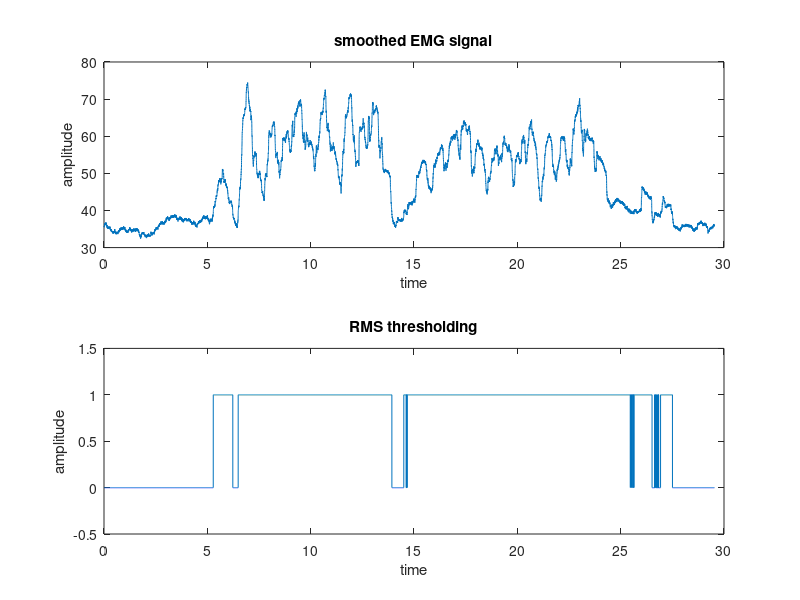
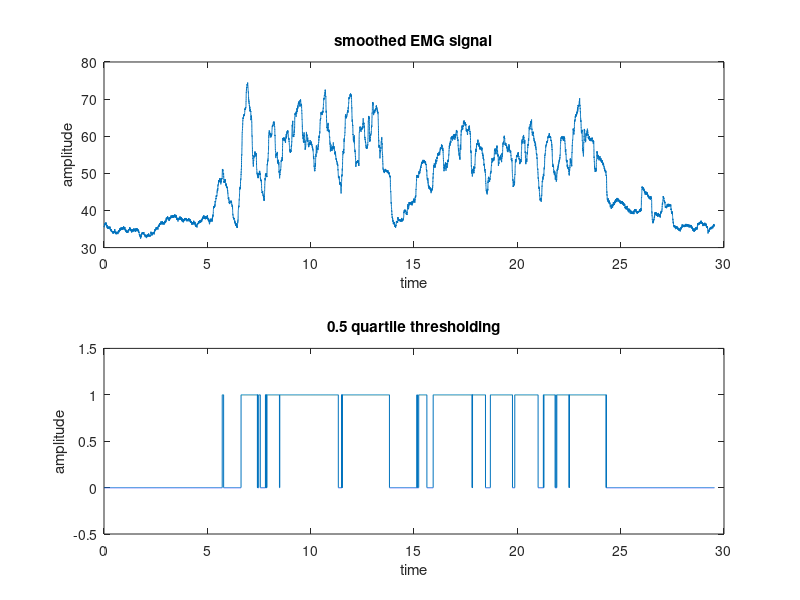
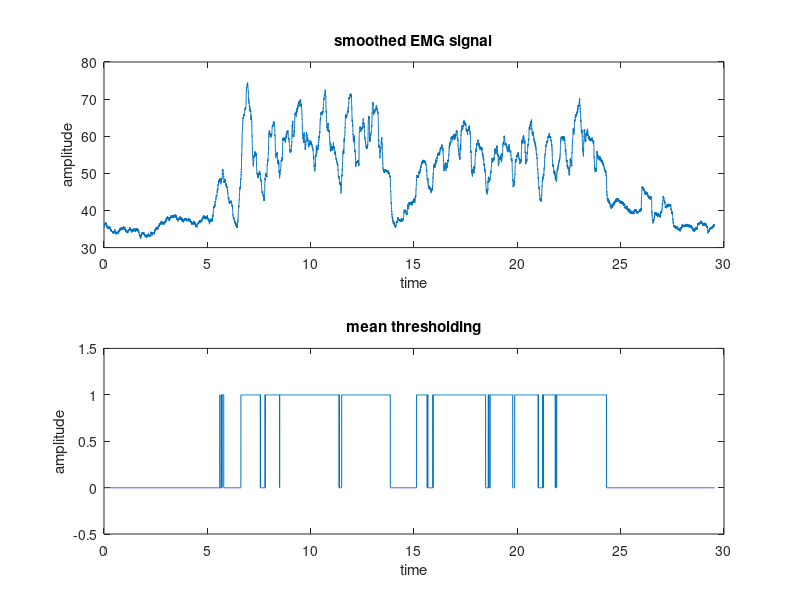

Source code (MATLAB) for these figures, in order: (Note: this script raises an error after producing the figures.)
clc
clear
close all
%% load data
EMG = load('sample.mat');
ch_name = EMG.sources;
data=EMG.datablock1.data;
Fs=EMG.sampfreq;
[L, chanel] = size(data);
t = (1:L)/Fs;

%% preprocessing
% zero mean and rectified signal
mu = mean(data(1:5*Fs,:));
MAV = abs(data-mu);

% signal smoothing with MA filter
window=500;        %% sample equivalant to window/Fs second
for i = 1:chanel
    EMG = MAV(:,i);
    for j = 1:L - window
        MA(j,i)= mean(EMG(j:j+window));
    end
end
%% identifying activation of EMG muscle based on three method of RMS, quartile and mean thresholding
% RMS thresholding
L2= length(MA);
for i=1:chanel
    window = 200;
    for j=1:floor(L2/window)-1
        mu(j) = sqrt(mean(MA(1+(j-1)*window: window*j,i).^2));
    end
    MU(i) = mean(mu);
end
threshold = MU*0.8;

for i=1:chanel
    for j= 1:L2
        if MA(j,i)>threshold(i)
            RMS_T(j,i)=1;
        else
            RMS_T(j,i)=0;
        end
    end
end
% figure(1)
subplot(2,1,1)
plot((1:length(MA(:,1)))/Fs, MA(:,1))
title("smoothed EMG signal")
xlabel("time")
ylabel("amplitude")
subplot(2,1,2)
plot((1:length(RMS_T(:,1)))/Fs, RMS_T(:,1))
ylim([-0.5,1.5])
xlabel("time")
ylabel("amplitude")
title("RMS thresholding")

        
% quartile threshold
Q_threshold = 0.50;
Quartile = quantile(MA,Q_threshold);

for i=1:chanel
    for j= 1:L2
        if MA(j,i)>Quartile(i)
            Q_T(j,i)=1;
        else
            Q_T(j,i)=0;
        end
    end
end

figure(2)
subplot(2,1,1)
plot((1:length(MA(:,1)))/Fs, MA(:,1))
title("smoothed EMG signal")
xlabel("time")
ylabel("amplitude")
subplot(2,1,2)
plot((1:length(Q_T(:,1)))/Fs, Q_T(:,1))
ylim([-0.5,1.5])
xlabel("time")
ylabel("amplitude")
title([num2str(Q_threshold)," quartile thresholding"])


% mean threshold
Mean = mean(MA);
for i=1:chanel
    for j= 1:L2
        if MA(j,i)>Mean(i)
            m_T(j,i)=1;
        else
            m_T(j,i)=0;
        end
    end
end

figure(3)
subplot(2,1,1)
plot((1:length(MA(:,1)))/Fs, MA(:,1))
title("smoothed EMG signal")
xlabel("time")
ylabel("amplitude")
subplot(2,1,2)
plot((1:length(m_T(:,1)))/Fs, m_T(:,1))
ylim([-0.5,1.5])
xlabel("time")
ylabel("amplitude")
title("mean thresholding")

%% feature extraction:
% The first muscle to be activated at the beginning and the last muscle to be inactive
% duration of active time of muscle
% mean of EMG activity

offset = [];
onset = [];
for i= 1:chanel
    c=1;
    c1=1;
    for j= 2:L2-1
        if Q_T(j-1,i)==0 && Q_T(j+1,i)==1
            onset(i,c)=j;
            c=c+1;
        end
         if Q_T(j-1,i)==1 && Q_T(j+1,i)==0
             offset(i,c1)=j;
             c1=c1+1;
         end
    end
end
end_sample = max(offset');
start_sample = onset(:,1)';
end_time = end_sample/Fs;
start_time = start_sample/Fs;
active_time = (end_time-start_time);
for i=1:chanel
    Mean_amplitude_EMG(i) = mean(MA(start_sample(i):end_sample(i),i));
end
% 
%% result table
electrode = [ch_name(1,:);ch_name(2,:);ch_name(3,:);ch_name(4,:);ch_name(5,:);ch_name(6,:);ch_name(7,:);ch_name(8,:)];
colm_name = ["elctrode","start time","end time","active time", "mean active EMG"];
result_table = table(electrode,start_time',end_time',active_time',Mean_amplitude_EMG', 'VariableNames', colm_name);
disp(result_table)

